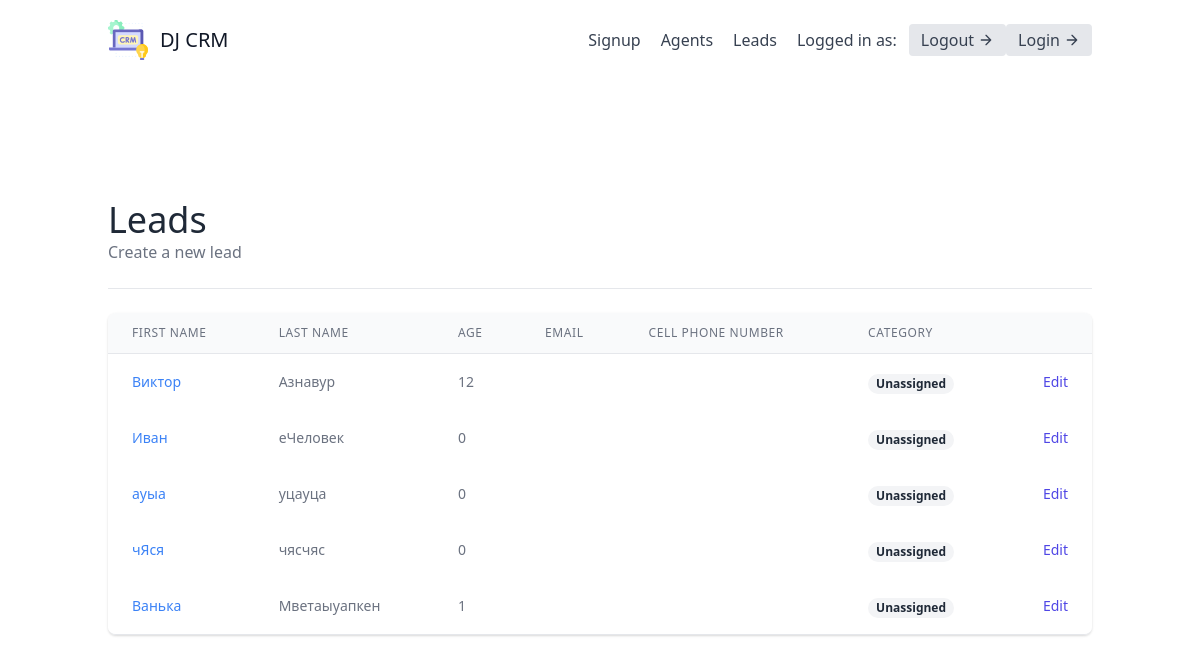
Page /leads/ on the earlier database version.
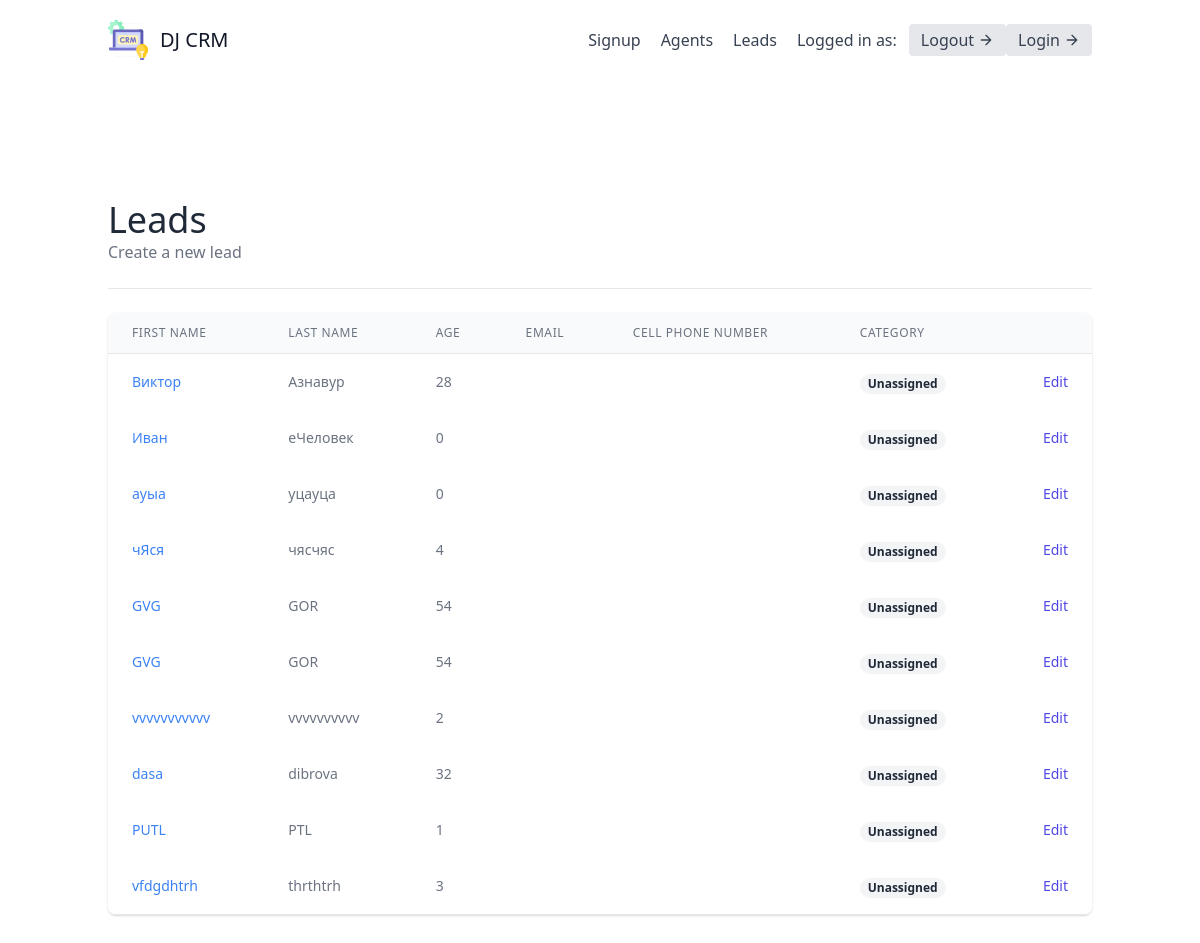
Same page on the later database version.
### apps/leads/models.py (models this page shows, shortened)
class Lead(models.Model):
    first_name = models.CharField(max_length=20)
    last_name = models.CharField(max_length=20)
    age = models.IntegerField(default=0)
    agent = models.ForeignKey("Agent", on_delete=models.CASCADE)

### apps/leads/views.py (the view)
# urls.py: path('', lead_list, name='lead_list'),
def lead_list(request):
    leads = Lead.objects.all()
    return render(request, 'leads/list.html', {'leads': leads})

### apps/leads/templates/leads/list.html (shortened to what the changed rows need)
{% extends "base.html" %}
{% block content %}
<section class="text-gray-700 body-font">
    <div class="container px-5 py-24 mx-auto flex flex-wrap">
        <div class="w-full mb-6 py-6 flex justify-between items-center border-b border-gray-200">
            <div>
                <h1 class="text-4xl text-gray-800">Leads</h1>
            </div>
        </div>
        <div class="flex flex-col w-full">
            <div class="-my-2 overflow-x-auto sm:-mx-6 lg:-mx-8">
            <div class="py-2 align-middle inline-block min-w-full sm:px-6 lg:px-8">
                <div class="shadow overflow-hidden border-b border-gray-200 sm:rounded-lg">
                <table class="min-w-full divide-y divide-gray-200">
                    <thead class="bg-gray-50">
                        <tr>
                            <th scope="col" class="px-6 py-3 text-left text-xs font-medium text-gray-500 uppercase tracking-wider">
                            First Name
                            </th>
                            <th scope="col" class="px-6 py-3 text-left text-xs font-medium text-gray-500 uppercase tracking-wider">
                            Last Name
                            </th>
                            <th scope="col" class="px-6 py-3 text-left text-xs font-medium text-gray-500 uppercase tracking-wider">
                            Age
                            </th>
                            <th scope="col" class="px-6 py-3 text-left text-xs font-medium text-gray-500 uppercase tracking-wider">
                            Email
                            </th>
                            <th scope="col" class="px-6 py-3 text-left text-xs font-medium text-gray-500 uppercase tracking-wider">
                            Cell Phone Number
                            </th>
                            <th scope="col" class="px-6 py-3 text-left text-xs font-medium text-gray-500 uppercase tracking-wider">
                            Category
                            </th>
                            <th scope="col" class="relative px-6 py-3">
                            </th>
                        </tr>
                    </thead>
                    <tbody>
                        {% for lead in leads %}
                            <tr class="bg-white">
                                <td class="px-6 py-4 whitespace-nowrap text-sm font-medium text-gray-900">
                                    <a class="text-blue-500 hover:text-blue-800" href="{% url 'leads:detail' lead.pk %}">{{ lead.first_name }}</a>
                                </td>
                                <td class="px-6 py-4 whitespace-nowrap text-sm text-gray-500">
                                    {{ lead.last_name }}
                                </td>
                                <td class="px-6 py-4 whitespace-nowrap text-sm text-gray-500">
                                    {{ lead.age }}
                                </td>
                                <td class="px-6 py-4 whitespace-nowrap text-sm text-gray-500">
                                </td>
                                <td class="px-6 py-4 whitespace-nowrap text-sm text-gray-500">
                                </td>
                                <td class="px-6 py-4 whitespace-nowrap">
                                    {% if lead.category %}
                                        <span class="px-2 inline-flex text-xs leading-5 font-semibold rounded-full bg-green-100 text-green-800">
                                            {{ lead.category.name }}
                                        </span>
                                    {% else %}
                                        <span class="px-2 inline-flex text-xs leading-5 font-semibold rounded-full bg-gray-100 text-gray-800">
                                            Unassigned
                                        </span>
                                    {% endif %}
                                </td>
                                <td class="px-6 py-4 whitespace-nowrap text-right text-sm font-medium">
                                    <a href="{% url 'leads:update' lead.pk %}" class="text-indigo-600 hover:text-indigo-900">
                                        Edit
                                    </a>
                                </td>
                            </tr>
                        {% empty %}
                        <p>There are currently no leads</p>
                        {% endfor %}
                    </tbody>
                </table>
                </div>
            </div>
            </div>
        </div>
    </div>
</section>
{% endblock content %}

Differences in the rows shown:
removed Lead: first_name "Ванька", last_name "Мветаыуапкен", age "1"
changed Lead "Виктор": age "12" → "28"
changed Lead "чЯся": age "0" → "4"
added Lead: first_name "GVG", last_name "GOR", age "54"
added Lead: first_name "GVG", last_name "GOR", age "54"
added Lead: first_name "vvvvvvvvvvv", last_name "vvvvvvvvvv", age "2"
added Lead: first_name "dasa", last_name "dibrova", age "32"
added Lead: first_name "PUTL", last_name "PTL", age "1"
added Lead: first_name "vfdgdhtrh", last_name "thrthtrh", age "3"
